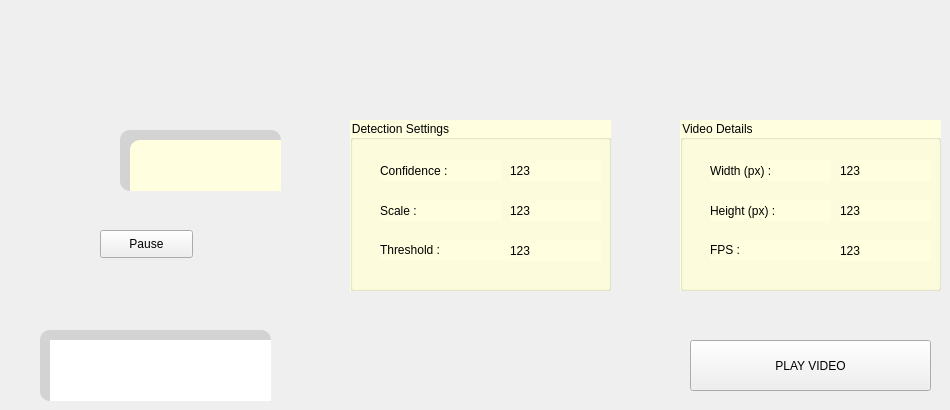
      <widget class="QWidget" name="tab_video_play">
       <attribute name="title">
        <string>Play Video</string>
       </attribute>
       <widget class="QFrame" name="frame_11">
        <property name="geometry">
         <rect>
          <x>40</x>
          <y>330</y>
          <width>231</width>
          <height>71</height>
         </rect>
        </property>
        <property name="styleSheet">
         <string notr="true">background-color:lightgray;
border-radius: 10px;</string>
        </property>
        <property name="frameShape">
         <enum>QFrame::StyledPanel</enum>
        </property>
        <property name="frameShadow">
         <enum>QFrame::Raised</enum>
        </property>
        <widget class="QLabel" name="label_videoPlay">
         <property name="geometry">
          <rect>
           <x>10</x>
           <y>10</y>
           <width>351</width>
           <height>151</height>
          </rect>
         </property>
         <property name="styleSheet">
          <string notr="true">background-color:white; border-radius: 0;</string>
         </property>
         <property name="text">
          <string>Video</string>
         </property>
        </widget>
        <widget class="QSlider" name="horizontalSlider_video">
         <property name="geometry">
          <rect>
           <x>80</x>
           <y>270</y>
           <width>381</width>
           <height>21</height>
          </rect>
         </property>
         <property name="styleSheet">
          <string notr="true">background-color:white;
 border-radius:0;</string>
         </property>
         <property name="orientation">
          <enum>Qt::Horizontal</enum>
         </property>
        </widget>
        <widget class="QPushButton" name="pushButton_playVideo">
         <property name="geometry">
          <rect>
           <x>10</x>
           <y>260</y>
           <width>61</width>
           <height>41</height>
          </rect>
         </property>
         <property name="styleSheet">
          <string notr="true">background-color:white; border-radius:5px;</string>
         </property>
         <property name="text">
          <string>Play</string>
         </property>
        </widget>
       </widget>
       <widget class="QPushButton" name="pushButton_pauseVideo">
        <property name="geometry">
         <rect>
          <x>100</x>
          <y>230</y>
          <width>93</width>
          <height>28</height>
         </rect>
        </property>
        <property name="text">
         <string>Pause</string>
        </property>
       </widget>
       <widget class="QPushButton" name="pushButton_runVideoDirectly">
        <property name="geometry">
         <rect>
          <x>690</x>
          <y>340</y>
          <width>241</width>
          <height>51</height>
         </rect>
        </property>
        <property name="styleSheet">
         <string notr="true">font: 12pt &quot;Shiny Signature&quot;, &quot;Arial&quot;;
background-color: none;</string>
        </property>
        <property name="text">
         <string>PLAY VIDEO</string>
        </property>
       </widget>
       <widget class="QFrame" name="frame_12">
        <property name="geometry">
         <rect>
          <x>120</x>
          <y>130</y>
          <width>161</width>
          <height>61</height>
         </rect>
        </property>
        <property name="styleSheet">
         <string notr="true">background-color:lightgray;
border-radius: 10px;</string>
        </property>
        <property name="frameShape">
         <enum>QFrame::StyledPanel</enum>
        </property>
        <property name="frameShadow">
         <enum>QFrame::Raised</enum>
        </property>
        <widget class="QGraphicsView" name="graphicsView_video">
         <property name="geometry">
          <rect>
           <x>10</x>
           <y>10</y>
           <width>361</width>
           <height>231</height>
          </rect>
         </property>
         <property name="styleSheet">
          <string notr="true">background-color:lightyellow</string>
         </property>
        </widget>
       </widget>
       <widget class="QGroupBox" name="groupBox_videoDetail_folderSearch_2">
        <property name="geometry">
         <rect>
          <x>680</x>
          <y>120</y>
          <width>261</width>
          <height>171</height>
         </rect>
        </property>
        <property name="styleSheet">
         <string notr="true">background-color:lightyellow;</string>
        </property>
        <property name="title">
         <string>Video Details</string>
        </property>
        <widget class="QLabel" name="label_53">
         <property name="geometry">
          <rect>
           <x>30</x>
           <y>80</y>
           <width>121</width>
           <height>21</height>
          </rect>
         </property>
         <property name="text">
          <string>Height (px) : </string>
         </property>
        </widget>
        <widget class="QLabel" name="label_54">
         <property name="geometry">
          <rect>
           <x>30</x>
           <y>120</y>
           <width>141</width>
           <height>20</height>
          </rect>
         </property>
         <property name="text">
          <string>FPS : </string>
         </property>
        </widget>
        <widget class="QLabel" name="label_55">
         <property name="geometry">
          <rect>
           <x>30</x>
           <y>40</y>
           <width>121</width>
           <height>21</height>
          </rect>
         </property>
         <property name="text">
          <string>Width (px) :</string>
         </property>
        </widget>
        <widget class="QLabel" name="label_width_tabFound">
         <property name="geometry">
          <rect>
           <x>160</x>
           <y>40</y>
           <width>91</width>
           <height>21</height>
          </rect>
         </property>
         <property name="styleSheet">
          <string notr="true">font: 13pt &quot;MS Sans Serif&quot;;</string>
         </property>
         <property name="text">
          <string>123</string>
         </property>
        </widget>
        <widget class="QLabel" name="label_height_tabFound">
         <property name="geometry">
          <rect>
           <x>160</x>
           <y>80</y>
           <width>91</width>
           <height>21</height>
          </rect>
         </property>
         <property name="styleSheet">
          <string notr="true">font: 13pt &quot;MS Sans Serif&quot;;</string>
         </property>
         <property name="text">
          <string>123</string>
         </property>
        </widget>
        <widget class="QLabel" name="label_fps_tabFound">
         <property name="geometry">
          <rect>
           <x>160</x>
           <y>120</y>
           <width>91</width>
           <height>21</height>
          </rect>
         </property>
         <property name="styleSheet">
          <string notr="true">font: 13pt &quot;MS Sans Serif&quot;;</string>
         </property>
         <property name="text">
          <string>123</string>
         </property>
        </widget>
       </widget>
       <widget class="QGroupBox" name="groupBox_11">
        <property name="geometry">
         <rect>
          <x>350</x>
          <y>120</y>
          <width>261</width>
          <height>171</height>
         </rect>
        </property>
        <property name="styleSheet">
         <string notr="true">background-color:lightyellow;</string>
        </property>
        <property name="title">
         <string>Detection Settings</string>
        </property>
        <widget class="QLabel" name="label_56">
         <property name="geometry">
          <rect>
           <x>30</x>
           <y>80</y>
           <width>121</width>
           <height>21</height>
          </rect>
         </property>
         <property name="text">
          <string>Scale :</string>
         </property>
        </widget>
        <widget class="QLabel" name="label_57">
         <property name="geometry">
          <rect>
           <x>30</x>
           <y>120</y>
           <width>141</width>
           <height>20</height>
          </rect>
         </property>
         <property name="text">
          <string>Threshold :</string>
         </property>
        </widget>
        <widget class="QLabel" name="label_58">
         <property name="geometry">
          <rect>
           <x>30</x>
           <y>40</y>
           <width>121</width>
           <height>21</height>
          </rect>
         </property>
         <property name="text">
          <string>Confidence :</string>
         </property>
        </widget>
        <widget class="QLabel" name="label_conf_tabFound">
         <property name="geometry">
          <rect>
           <x>160</x>
           <y>40</y>
           <width>91</width>
           <height>21</height>
          </rect>
         </property>
         <property name="styleSheet">
          <string notr="true">font: 13pt &quot;MS Sans Serif&quot;;</string>
         </property>
         <property name="text">
          <string>123</string>
         </property>
        </widget>
        <widget class="QLabel" name="label_scale_tabFound">
         <property name="geometry">
          <rect>
           <x>160</x>
           <y>80</y>
           <width>91</width>
           <height>21</height>
          </rect>
         </property>
         <property name="styleSheet">
          <string notr="true">font: 13pt &quot;MS Sans Serif&quot;;</string>
         </property>
         <property name="text">
          <string>123</string>
         </property>
        </widget>
        <widget class="QLabel" name="label_thresh_tabFound">
         <property name="geometry">
          <rect>
           <x>160</x>
           <y>120</y>
           <width>91</width>
           <height>21</height>
          </rect>
         </property>
         <property name="styleSheet">
          <string notr="true">font: 13pt &quot;MS Sans Serif&quot;;</string>
         </property>
         <property name="text">
          <string>123</string>
         </property>
        </widget>
       </widget>
      </widget>
